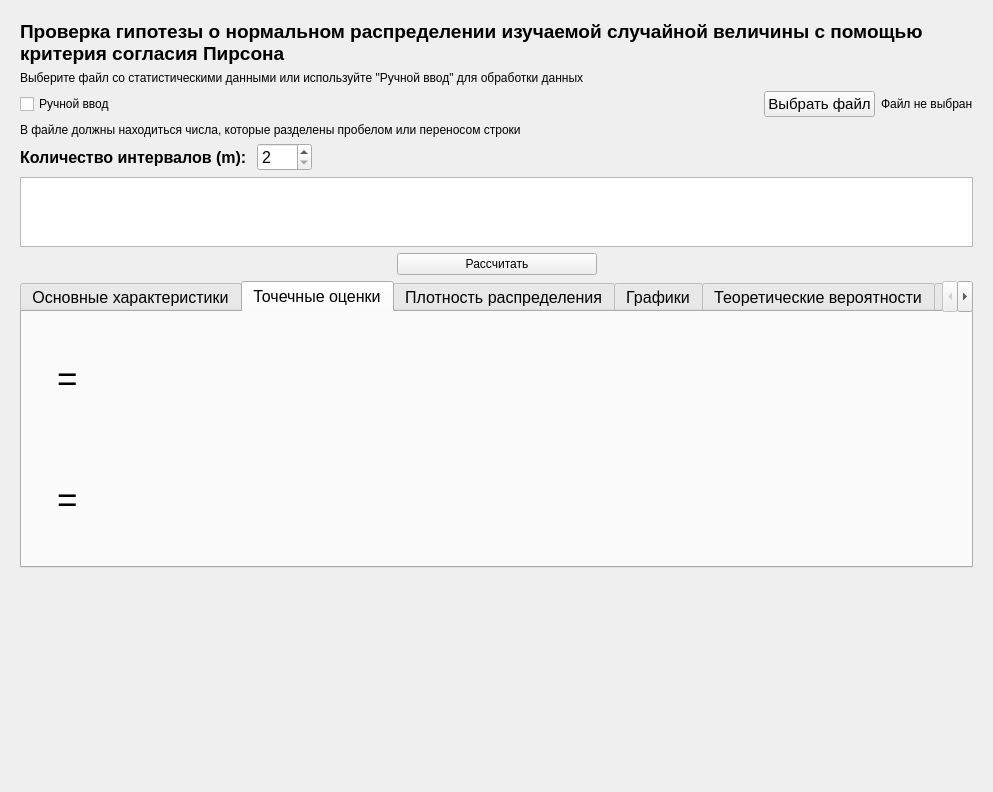
<?xml version="1.0" encoding="UTF-8"?>
<ui version="4.0">
 <class>Form</class>
 <widget class="QWidget" name="Form">
  <property name="geometry">
   <rect>
    <x>0</x>
    <y>0</y>
    <width>993</width>
    <height>792</height>
   </rect>
  </property>
  <property name="windowTitle">
   <string>Form</string>
  </property>
  <layout class="QVBoxLayout" name="verticalLayout">
   <item>
    <widget class="QScrollArea" name="scrollArea_10">
     <property name="frameShape">
      <enum>QFrame::NoFrame</enum>
     </property>
     <property name="verticalScrollBarPolicy">
      <enum>Qt::ScrollBarAlwaysOff</enum>
     </property>
     <property name="horizontalScrollBarPolicy">
      <enum>Qt::ScrollBarAlwaysOff</enum>
     </property>
     <property name="widgetResizable">
      <bool>true</bool>
     </property>
     <widget class="QWidget" name="scrollAreaWidgetContents_13">
      <property name="geometry">
       <rect>
        <x>0</x>
        <y>0</y>
        <width>975</width>
        <height>774</height>
       </rect>
      </property>
      <layout class="QVBoxLayout" name="verticalLayout_69">
       <item>
        <widget class="QLabel" name="infoLabel">
         <property name="font">
          <font>
           <pointsize>14</pointsize>
           <weight>75</weight>
           <bold>true</bold>
          </font>
         </property>
         <property name="text">
          <string>Проверка гипотезы о нормальном распределении изучаемой случайной величины с помощью критерия согласия Пирсона</string>
         </property>
         <property name="wordWrap">
          <bool>true</bool>
         </property>
        </widget>
       </item>
       <item>
        <widget class="QLabel" name="label_33">
         <property name="text">
          <string>Выберите файл со статистическими данными или используйте &quot;Ручной ввод&quot; для обработки данных</string>
         </property>
         <property name="wordWrap">
          <bool>true</bool>
         </property>
        </widget>
       </item>
       <item>
        <layout class="QHBoxLayout" name="horizontalLayout_54">
         <item>
          <widget class="QCheckBox" name="manualInput">
           <property name="text">
            <string>Ручной ввод</string>
           </property>
          </widget>
         </item>
         <item>
          <spacer name="horizontalSpacer_36">
           <property name="orientation">
            <enum>Qt::Horizontal</enum>
           </property>
           <property name="sizeHint" stdset="0">
            <size>
             <width>40</width>
             <height>20</height>
            </size>
           </property>
          </spacer>
         </item>
         <item>
          <widget class="QPushButton" name="openFile">
           <property name="font">
            <font>
             <pointsize>11</pointsize>
            </font>
           </property>
           <property name="text">
            <string>Выбрать файл</string>
           </property>
          </widget>
         </item>
         <item>
          <widget class="QLabel" name="selectedFile">
           <property name="font">
            <font>
             <pointsize>9</pointsize>
            </font>
           </property>
           <property name="text">
            <string>Файл не выбран</string>
           </property>
          </widget>
         </item>
        </layout>
       </item>
       <item>
        <widget class="QLabel" name="helpText">
         <property name="text">
          <string>В файле должны находиться числа, которые разделены пробелом или переносом строки</string>
         </property>
         <property name="wordWrap">
          <bool>true</bool>
         </property>
        </widget>
       </item>
       <item>
        <layout class="QHBoxLayout" name="horizontalLayout_62">
         <item>
          <widget class="QLabel" name="label_48">
           <property name="font">
            <font>
             <pointsize>12</pointsize>
             <weight>75</weight>
             <bold>true</bold>
            </font>
           </property>
           <property name="text">
            <string>Количество интервалов (m): </string>
           </property>
          </widget>
         </item>
         <item>
          <widget class="QSpinBox" name="intervalCount">
           <property name="enabled">
            <bool>true</bool>
           </property>
           <property name="sizePolicy">
            <sizepolicy hsizetype="Minimum" vsizetype="Fixed">
             <horstretch>0</horstretch>
             <verstretch>0</verstretch>
            </sizepolicy>
           </property>
           <property name="minimumSize">
            <size>
             <width>50</width>
             <height>0</height>
            </size>
           </property>
           <property name="font">
            <font>
             <pointsize>12</pointsize>
            </font>
           </property>
           <property name="minimum">
            <number>2</number>
           </property>
           <property name="maximum">
            <number>100</number>
           </property>
           <property name="value">
            <number>2</number>
           </property>
          </widget>
         </item>
         <item>
          <spacer name="horizontalSpacer_45">
           <property name="orientation">
            <enum>Qt::Horizontal</enum>
           </property>
           <property name="sizeType">
            <enum>QSizePolicy::Expanding</enum>
           </property>
           <property name="sizeHint" stdset="0">
            <size>
             <width>40</width>
             <height>20</height>
            </size>
           </property>
          </spacer>
         </item>
        </layout>
       </item>
       <item>
        <widget class="QTableWidget" name="table">
         <property name="enabled">
          <bool>true</bool>
         </property>
         <property name="sizePolicy">
          <sizepolicy hsizetype="Expanding" vsizetype="Maximum">
           <horstretch>0</horstretch>
           <verstretch>0</verstretch>
          </sizepolicy>
         </property>
         <property name="minimumSize">
          <size>
           <width>0</width>
           <height>0</height>
          </size>
         </property>
         <property name="font">
          <font>
           <pointsize>11</pointsize>
          </font>
         </property>
         <property name="verticalScrollBarPolicy">
          <enum>Qt::ScrollBarAlwaysOff</enum>
         </property>
         <property name="sizeAdjustPolicy">
          <enum>QAbstractScrollArea::AdjustToContents</enum>
         </property>
         <property name="editTriggers">
          <set>QAbstractItemView::NoEditTriggers</set>
         </property>
         <property name="textElideMode">
          <enum>Qt::ElideNone</enum>
         </property>
         <attribute name="horizontalHeaderVisible">
          <bool>false</bool>
         </attribute>
        </widget>
       </item>
       <item>
        <layout class="QHBoxLayout" name="horizontalLayout_56">
         <item>
          <spacer name="horizontalSpacer_38">
           <property name="orientation">
            <enum>Qt::Horizontal</enum>
           </property>
           <property name="sizeHint" stdset="0">
            <size>
             <width>40</width>
             <height>20</height>
            </size>
           </property>
          </spacer>
         </item>
         <item>
          <widget class="QPushButton" name="calculateButton">
           <property name="enabled">
            <bool>true</bool>
           </property>
           <property name="minimumSize">
            <size>
             <width>200</width>
             <height>0</height>
            </size>
           </property>
           <property name="text">
            <string>Рассчитать</string>
           </property>
          </widget>
         </item>
         <item>
          <spacer name="horizontalSpacer_39">
           <property name="orientation">
            <enum>Qt::Horizontal</enum>
           </property>
           <property name="sizeHint" stdset="0">
            <size>
             <width>40</width>
             <height>20</height>
            </size>
           </property>
          </spacer>
         </item>
        </layout>
       </item>
       <item>
        <widget class="QTabWidget" name="continuous_tabs">
         <property name="font">
          <font>
           <pointsize>12</pointsize>
          </font>
         </property>
         <property name="tabPosition">
          <enum>QTabWidget::North</enum>
         </property>
         <property name="tabShape">
          <enum>QTabWidget::Rounded</enum>
         </property>
         <property name="currentIndex">
          <number>1</number>
         </property>
         <property name="elideMode">
          <enum>Qt::ElideNone</enum>
         </property>
         <property name="usesScrollButtons">
          <bool>true</bool>
         </property>
         <property name="documentMode">
          <bool>false</bool>
         </property>
         <property name="tabsClosable">
          <bool>false</bool>
         </property>
         <property name="movable">
          <bool>false</bool>
         </property>
         <property name="tabBarAutoHide">
          <bool>false</bool>
         </property>
         <widget class="QWidget" name="continuous_parameters">
          <attribute name="title">
           <string>Основные характеристики</string>
          </attribute>
          <layout class="QHBoxLayout" name="horizontalLayout_48">
           <item>
            <widget class="QLabel" name="main_parameters_formulas">
             <property name="text">
              <string/>
             </property>
             <property name="pixmap">
              <pixmap>../images/lab5_formulas.png</pixmap>
             </property>
            </widget>
           </item>
           <item>
            <layout class="QVBoxLayout" name="verticalLayout_71">
             <property name="sizeConstraint">
              <enum>QLayout::SetFixedSize</enum>
             </property>
             <item>
              <layout class="QHBoxLayout" name="horizontalLayout_49">
               <property name="spacing">
                <number>2</number>
               </property>
               <item>
                <widget class="QLabel" name="label_18">
                 <property name="font">
                  <font>
                   <pointsize>18</pointsize>
                  </font>
                 </property>
                 <property name="text">
                  <string>x</string>
                 </property>
                </widget>
               </item>
               <item>
                <layout class="QVBoxLayout" name="verticalLayout_78">
                 <item>
                  <spacer name="verticalSpacer_34">
                   <property name="orientation">
                    <enum>Qt::Vertical</enum>
                   </property>
                   <property name="sizeType">
                    <enum>QSizePolicy::Maximum</enum>
                   </property>
                   <property name="sizeHint" stdset="0">
                    <size>
                     <width>10</width>
                     <height>40</height>
                    </size>
                   </property>
                  </spacer>
                 </item>
                 <item>
                  <widget class="QLabel" name="label_19">
                   <property name="font">
                    <font>
                     <pointsize>10</pointsize>
                    </font>
                   </property>
                   <property name="text">
                    <string>в</string>
                   </property>
                  </widget>
                 </item>
                </layout>
               </item>
               <item>
                <widget class="QLabel" name="label_20">
                 <property name="font">
                  <font>
                   <pointsize>18</pointsize>
                  </font>
                 </property>
                 <property name="text">
                  <string>=</string>
                 </property>
                </widget>
               </item>
               <item>
                <widget class="QLabel" name="xv_label">
                 <property name="font">
                  <font>
                   <pointsize>18</pointsize>
                  </font>
                 </property>
                 <property name="text">
                  <string/>
                 </property>
                </widget>
               </item>
               <item>
                <spacer name="horizontalSpacer_32">
                 <property name="orientation">
                  <enum>Qt::Horizontal</enum>
                 </property>
                 <property name="sizeHint" stdset="0">
                  <size>
                   <width>40</width>
                   <height>20</height>
                  </size>
                 </property>
                </spacer>
               </item>
              </layout>
             </item>
             <item>
              <layout class="QHBoxLayout" name="horizontalLayout_50">
               <property name="spacing">
                <number>2</number>
               </property>
               <item>
                <widget class="QLabel" name="label_21">
                 <property name="font">
                  <font>
                   <pointsize>18</pointsize>
                  </font>
                 </property>
                 <property name="text">
                  <string>D</string>
                 </property>
                </widget>
               </item>
               <item>
                <layout class="QVBoxLayout" name="verticalLayout_79">
                 <item>
                  <spacer name="verticalSpacer_42">
                   <property name="orientation">
                    <enum>Qt::Vertical</enum>
                   </property>
                   <property name="sizeType">
                    <enum>QSizePolicy::Minimum</enum>
                   </property>
                   <property name="sizeHint" stdset="0">
                    <size>
                     <width>10</width>
                     <height>40</height>
                    </size>
                   </property>
                  </spacer>
                 </item>
                 <item>
                  <widget class="QLabel" name="label_22">
                   <property name="font">
                    <font>
                     <pointsize>10</pointsize>
                    </font>
                   </property>
                   <property name="text">
                    <string>в</string>
                   </property>
                  </widget>
                 </item>
                </layout>
               </item>
               <item>
                <widget class="QLabel" name="label_23">
                 <property name="font">
                  <font>
                   <pointsize>18</pointsize>
                  </font>
                 </property>
                 <property name="text">
                  <string>=</string>
                 </property>
                </widget>
               </item>
               <item>
                <widget class="QLabel" name="dv_label">
                 <property name="font">
                  <font>
                   <pointsize>18</pointsize>
                  </font>
                 </property>
                 <property name="text">
                  <string/>
                 </property>
                </widget>
               </item>
               <item>
                <spacer name="horizontalSpacer_33">
                 <property name="orientation">
                  <enum>Qt::Horizontal</enum>
                 </property>
                 <property name="sizeHint" stdset="0">
                  <size>
                   <width>40</width>
                   <height>20</height>
                  </size>
                 </property>
                </spacer>
               </item>
              </layout>
             </item>
             <item>
              <layout class="QHBoxLayout" name="horizontalLayout_51">
               <property name="spacing">
                <number>2</number>
               </property>
               <item>
                <widget class="QLabel" name="label_24">
                 <property name="font">
                  <font>
                   <pointsize>18</pointsize>
                  </font>
                 </property>
                 <property name="text">
                  <string>σ</string>
                 </property>
                </widget>
               </item>
               <item>
                <layout class="QVBoxLayout" name="verticalLayout_80">
                 <item>
                  <spacer name="verticalSpacer_43">
                   <property name="orientation">
                    <enum>Qt::Vertical</enum>
                   </property>
                   <property name="sizeType">
                    <enum>QSizePolicy::Minimum</enum>
                   </property>
                   <property name="sizeHint" stdset="0">
                    <size>
                     <width>10</width>
                     <height>40</height>
                    </size>
                   </property>
                  </spacer>
                 </item>
                 <item>
                  <widget class="QLabel" name="label_25">
                   <property name="font">
                    <font>
                     <pointsize>10</pointsize>
                    </font>
                   </property>
                   <property name="text">
                    <string>в</string>
                   </property>
                  </widget>
                 </item>
                </layout>
               </item>
               <item>
                <widget class="QLabel" name="label_26">
                 <property name="font">
                  <font>
                   <pointsize>18</pointsize>
                  </font>
                 </property>
                 <property name="text">
                  <string>=</string>
                 </property>
                </widget>
               </item>
               <item>
                <widget class="QLabel" name="sigma_v_label">
                 <property name="font">
                  <font>
                   <pointsize>18</pointsize>
                  </font>
                 </property>
                 <property name="text">
                  <string/>
                 </property>
                </widget>
               </item>
               <item>
                <spacer name="horizontalSpacer_34">
                 <property name="orientation">
                  <enum>Qt::Horizontal</enum>
                 </property>
                 <property name="sizeHint" stdset="0">
                  <size>
                   <width>40</width>
                   <height>20</height>
                  </size>
                 </property>
                </spacer>
               </item>
              </layout>
             </item>
             <item>
              <layout class="QHBoxLayout" name="horizontalLayout_52">
               <property name="spacing">
                <number>2</number>
               </property>
               <item>
                <widget class="QLabel" name="label_27">
                 <property name="font">
                  <font>
                   <pointsize>18</pointsize>
                  </font>
                 </property>
                 <property name="text">
                  <string>S </string>
                 </property>
                </widget>
               </item>
               <item>
                <widget class="QLabel" name="label_28">
                 <property name="font">
                  <font>
                   <pointsize>18</pointsize>
                  </font>
                 </property>
                 <property name="text">
                  <string>=</string>
                 </property>
                </widget>
               </item>
               <item>
                <widget class="QLabel" name="s_label">
                 <property name="font">
                  <font>
                   <pointsize>18</pointsize>
                  </font>
                 </property>
                 <property name="text">
                  <string/>
                 </property>
                </widget>
               </item>
               <item>
                <spacer name="horizontalSpacer_35">
                 <property name="orientation">
                  <enum>Qt::Horizontal</enum>
                 </property>
                 <property name="sizeHint" stdset="0">
                  <size>
                   <width>40</width>
                   <height>20</height>
                  </size>
                 </property>
                </spacer>
               </item>
              </layout>
             </item>
            </layout>
           </item>
          </layout>
         </widget>
         <widget class="QWidget" name="continuous_info">
          <attribute name="title">
           <string>Точечные оценки</string>
          </attribute>
          <layout class="QHBoxLayout" name="horizontalLayout">
           <item>
            <widget class="QLabel" name="label">
             <property name="text">
              <string/>
             </property>
            </widget>
           </item>
           <item>
            <layout class="QVBoxLayout" name="verticalLayout_73">
             <property name="sizeConstraint">
              <enum>QLayout::SetFixedSize</enum>
             </property>
             <item>
              <layout class="QHBoxLayout" name="horizontalLayout_60">
               <property name="spacing">
                <number>2</number>
               </property>
               <item>
                <layout class="QVBoxLayout" name="verticalLayout_85"/>
               </item>
               <item>
                <widget class="QLabel" name="a_param">
                 <property name="text">
                  <string/>
                 </property>
                </widget>
               </item>
               <item>
                <widget class="QLabel" name="label_12">
                 <property name="font">
                  <font>
                   <pointsize>26</pointsize>
                  </font>
                 </property>
                 <property name="text">
                  <string>=</string>
                 </property>
                </widget>
               </item>
               <item>
                <widget class="QLabel" name="a_label">
                 <property name="font">
                  <font>
                   <pointsize>32</pointsize>
                  </font>
                 </property>
                 <property name="text">
                  <string/>
                 </property>
                </widget>
               </item>
               <item>
                <spacer name="horizontalSpacer_43">
                 <property name="orientation">
                  <enum>Qt::Horizontal</enum>
                 </property>
                 <property name="sizeHint" stdset="0">
                  <size>
                   <width>40</width>
                   <height>20</height>
                  </size>
                 </property>
                </spacer>
               </item>
              </layout>
             </item>
             <item>
              <layout class="QHBoxLayout" name="horizontalLayout_61">
               <property name="spacing">
                <number>2</number>
               </property>
               <item>
                <layout class="QVBoxLayout" name="verticalLayout_86"/>
               </item>
               <item>
                <widget class="QLabel" name="b_param">
                 <property name="text">
                  <string/>
                 </property>
                </widget>
               </item>
               <item>
                <widget class="QLabel" name="label_47">
                 <property name="font">
                  <font>
                   <pointsize>26</pointsize>
                  </font>
                 </property>
                 <property name="text">
                  <string>=</string>
                 </property>
                </widget>
               </item>
               <item>
                <widget class="QLabel" name="b_label">
                 <property name="font">
                  <font>
                   <pointsize>32</pointsize>
                  </font>
                 </property>
                 <property name="text">
                  <string/>
                 </property>
                </widget>
               </item>
               <item>
                <spacer name="horizontalSpacer_44">
                 <property name="orientation">
                  <enum>Qt::Horizontal</enum>
                 </property>
                 <property name="sizeHint" stdset="0">
                  <size>
                   <width>40</width>
                   <height>20</height>
                  </size>
                 </property>
                </spacer>
               </item>
              </layout>
             </item>
            </layout>
           </item>
          </layout>
         </widget>
         <widget class="QWidget" name="continuous_function">
          <attribute name="title">
           <string>Плотность распределения</string>
          </attribute>
          <layout class="QHBoxLayout" name="continuous_function_layout">
           <item>
            <layout class="QVBoxLayout" name="verticalLayout_81">
             <item>
              <widget class="QLabel" name="label_29">
               <property name="text">
                <string>Функция плотности</string>
               </property>
              </widget>
             </item>
             <item>
              <layout class="QHBoxLayout" name="horizontalLayout_53">
               <item>
                <widget class="QLabel" name="densityLabel">
                 <property name="text">
                  <string/>
                 </property>
                 <property name="pixmap">
                  <pixmap>../images/lab6_density.png</pixmap>
                 </property>
                 <property name="alignment">
                  <set>Qt::AlignLeading|Qt::AlignLeft|Qt::AlignTop</set>
                 </property>
                </widget>
               </item>
               <item>
                <widget class="QWidget" name="density_plot" native="true"/>
               </item>
              </layout>
             </item>
            </layout>
           </item>
          </layout>
         </widget>
         <widget class="QWidget" name="continuous_rel_histpolygon">
          <attribute name="title">
           <string>Графики</string>
          </attribute>
         </widget>
         <widget class="QWidget" name="probabilites">
          <attribute name="title">
           <string>Теоретические вероятности</string>
          </attribute>
          <layout class="QVBoxLayout" name="verticalLayout_3">
           <item>
            <layout class="QHBoxLayout" name="horizontalLayout_5">
             <item>
              <widget class="QLabel" name="label_6">
               <property name="text">
                <string>Интервал:</string>
               </property>
              </widget>
             </item>
             <item>
              <widget class="QComboBox" name="intervals_combobox"/>
             </item>
            </layout>
           </item>
           <item>
            <layout class="QHBoxLayout" name="horizontalLayout_6">
             <item>
              <widget class="QLabel" name="pi_evenly">
               <property name="text">
                <string/>
               </property>
               <property name="pixmap">
                <pixmap>../images/lab6_prob.png</pixmap>
               </property>
              </widget>
             </item>
             <item>
              <widget class="QLabel" name="label_9">
               <property name="sizePolicy">
                <sizepolicy hsizetype="Minimum" vsizetype="Preferred">
                 <horstretch>0</horstretch>
                 <verstretch>0</verstretch>
                </sizepolicy>
               </property>
               <property name="font">
                <font>
                 <family>Cambria Math</family>
                 <pointsize>20</pointsize>
                 <italic>false</italic>
                </font>
               </property>
               <property name="text">
                <string>=</string>
               </property>
              </widget>
             </item>
             <item>
              <widget class="QLabel" name="prob_label">
               <property name="font">
                <font>
                 <pointsize>21</pointsize>
                </font>
               </property>
               <property name="text">
                <string/>
               </property>
              </widget>
             </item>
            </layout>
           </item>
          </layout>
         </widget>
         <widget class="QWidget" name="pearson_criteria">
          <attribute name="title">
           <string>Критерий согласия Пирсона</string>
          </attribute>
          <layout class="QVBoxLayout" name="verticalLayout_2">
           <item>
            <layout class="QHBoxLayout" name="horizontalLayout_2">
             <item>
              <widget class="QLabel" name="label_2">
               <property name="text">
                <string>Уровень значимости α: </string>
               </property>
              </widget>
             </item>
             <item>
              <widget class="QDoubleSpinBox" name="alpha">
               <property name="sizePolicy">
                <sizepolicy hsizetype="MinimumExpanding" vsizetype="Fixed">
                 <horstretch>0</horstretch>
                 <verstretch>0</verstretch>
                </sizepolicy>
               </property>
               <property name="minimum">
                <double>0.010000000000000</double>
               </property>
               <property name="maximum">
                <double>1.000000000000000</double>
               </property>
               <property name="singleStep">
                <double>0.010000000000000</double>
               </property>
               <property name="value">
                <double>0.010000000000000</double>
               </property>
              </widget>
             </item>
             <item>
              <widget class="QLabel" name="label_4">
               <property name="text">
                <string/>
               </property>
              </widget>
             </item>
             <item>
              <spacer name="horizontalSpacer">
               <property name="orientation">
                <enum>Qt::Horizontal</enum>
               </property>
               <property name="sizeHint" stdset="0">
                <size>
                 <width>40</width>
                 <height>20</height>
                </size>
               </property>
              </spacer>
             </item>
             <item>
              <widget class="QPushButton" name="viewTable">
               <property name="text">
                <string>Посмотреть таблицу</string>
               </property>
              </widget>
             </item>
            </layout>
           </item>
           <item>
            <layout class="QHBoxLayout" name="horizontalLayout_3">
             <item>
              <widget class="QLabel" name="label_5">
               <property name="text">
                <string>Количество степеней свободы (k = m - 3):</string>
               </property>
              </widget>
             </item>
             <item>
              <widget class="QLabel" name="k_label">
               <property name="text">
                <string>0</string>
               </property>
              </widget>
             </item>
            </layout>
           </item>
           <item>
            <layout class="QHBoxLayout" name="horizontalLayout_57">
             <property name="spacing">
              <number>2</number>
             </property>
             <item>
              <widget class="QLabel" name="label_34">
               <property name="font">
                <font>
                 <family>Times New Roman</family>
                 <pointsize>18</pointsize>
                </font>
               </property>
               <property name="text">
                <string>χ</string>
               </property>
              </widget>
             </item>
             <item>
              <layout class="QVBoxLayout" name="verticalLayout_83">
               <item>
                <widget class="QLabel" name="label_35">
                 <property name="font">
                  <font>
                   <pointsize>10</pointsize>
                  </font>
                 </property>
                 <property name="text">
                  <string>2</string>
                 </property>
                </widget>
               </item>
               <item>
                <spacer name="verticalSpacer_44">
                 <property name="orientation">
                  <enum>Qt::Vertical</enum>
                 </property>
                 <property name="sizeType">
                  <enum>QSizePolicy::Minimum</enum>
                 </property>
                 <property name="sizeHint" stdset="0">
                  <size>
                   <width>10</width>
                   <height>40</height>
                  </size>
                 </property>
                </spacer>
               </item>
               <item>
                <widget class="QLabel" name="label_8">
                 <property name="font">
                  <font>
                   <pointsize>10</pointsize>
                  </font>
                 </property>
                 <property name="text">
                  <string>крит.</string>
                 </property>
                </widget>
               </item>
              </layout>
             </item>
             <item>
              <widget class="QLabel" name="label_36">
               <property name="font">
                <font>
                 <pointsize>18</pointsize>
                </font>
               </property>
               <property name="text">
                <string>=</string>
               </property>
              </widget>
             </item>
             <item>
              <widget class="QLabel" name="chi2_label">
               <property name="font">
                <font>
                 <pointsize>18</pointsize>
                </font>
               </property>
               <property name="text">
                <string/>
               </property>
              </widget>
             </item>
             <item>
              <spacer name="horizontalSpacer_40">
               <property name="orientation">
                <enum>Qt::Horizontal</enum>
               </property>
               <property name="sizeHint" stdset="0">
                <size>
                 <width>40</width>
                 <height>20</height>
                </size>
               </property>
              </spacer>
             </item>
            </layout>
           </item>
           <item>
            <layout class="QHBoxLayout" name="horizontalLayout_55">
             <property name="spacing">
              <number>2</number>
             </property>
             <item>
              <widget class="QLabel" name="label_30">
               <property name="font">
                <font>
                 <family>Times New Roman</family>
                 <pointsize>18</pointsize>
                </font>
               </property>
               <property name="text">
                <string>χ</string>
               </property>
              </widget>
             </item>
             <item>
              <layout class="QVBoxLayout" name="verticalLayout_82">
               <item>
                <widget class="QLabel" name="label_3">
                 <property name="font">
                  <font>
                   <pointsize>10</pointsize>
                  </font>
                 </property>
                 <property name="text">
                  <string>2</string>
                 </property>
                </widget>
               </item>
               <item>
                <spacer name="verticalSpacer_36">
                 <property name="orientation">
                  <enum>Qt::Vertical</enum>
                 </property>
                 <property name="sizeType">
                  <enum>QSizePolicy::Maximum</enum>
                 </property>
                 <property name="sizeHint" stdset="0">
                  <size>
                   <width>10</width>
                   <height>40</height>
                  </size>
                 </property>
                </spacer>
               </item>
               <item>
                <widget class="QLabel" name="label_31">
                 <property name="font">
                  <font>
                   <pointsize>10</pointsize>
                  </font>
                 </property>
                 <property name="text">
                  <string>набл.</string>
                 </property>
                </widget>
               </item>
              </layout>
             </item>
             <item>
              <widget class="QLabel" name="observed_value">
               <property name="text">
                <string/>
               </property>
               <property name="pixmap">
                <pixmap>../images/lab6_chi2.jpg</pixmap>
               </property>
              </widget>
             </item>
             <item>
              <widget class="QLabel" name="label_32">
               <property name="font">
                <font>
                 <pointsize>18</pointsize>
                </font>
               </property>
               <property name="text">
                <string>=</string>
               </property>
              </widget>
             </item>
             <item>
              <widget class="QLabel" name="chi2_exp_label">
               <property name="font">
                <font>
                 <pointsize>18</pointsize>
                </font>
               </property>
               <property name="text">
                <string/>
               </property>
              </widget>
             </item>
             <item>
              <spacer name="horizontalSpacer_37">
               <property name="orientation">
                <enum>Qt::Horizontal</enum>
               </property>
               <property name="sizeHint" stdset="0">
                <size>
                 <width>40</width>
                 <height>20</height>
                </size>
               </property>
              </spacer>
             </item>
            </layout>
           </item>
           <item>
            <layout class="QHBoxLayout" name="horizontalLayout_4">
             <item>
              <widget class="QLabel" name="label_7">
               <property name="text">
                <string>Проверка гипотезы:</string>
               </property>
              </widget>
             </item>
             <item>
              <widget class="QLabel" name="checkResult_label">
               <property name="text">
                <string/>
               </property>
              </widget>
             </item>
            </layout>
           </item>
          </layout>
         </widget>
        </widget>
       </item>
       <item>
        <spacer name="verticalSpacer_35">
         <property name="orientation">
          <enum>Qt::Vertical</enum>
         </property>
         <property name="sizeHint" stdset="0">
          <size>
           <width>14</width>
           <height>15</height>
          </size>
         </property>
        </spacer>
       </item>
      </layout>
     </widget>
    </widget>
   </item>
  </layout>
 </widget>
 <resources/>
 <connections/>
</ui>
